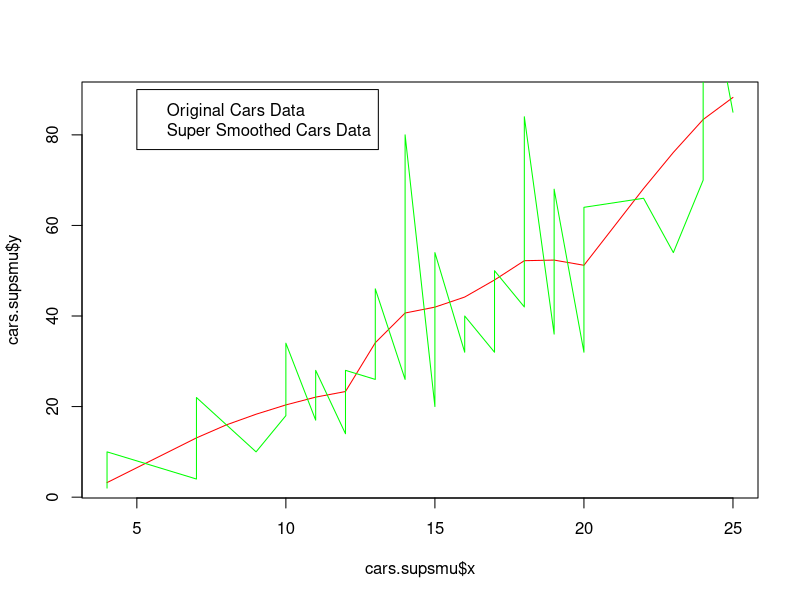

Source code (R):
## ---- chunk 1
knitr::opts_chunk$set(echo = TRUE)
## ---- chunk 2
library(datasets)
data(cars)
head(cars)
cars.supsmu = supsmu(cars$speed, cars$dist, bass = 0, span = "cv")
cars.supsmu
library(ggplot2)
# qplot(x = cars.supsmu$x, y = cars.supsmu$y)
plot(x = cars.supsmu$x, y = cars.supsmu$y, type = "l", col = "red")
lines(x = cars$speed, y = cars$dist, col = "green")
legend(5, 90, legend=c("Original Cars Data", "Super Smoothed Cars Data"), col=c("green", "red"))
